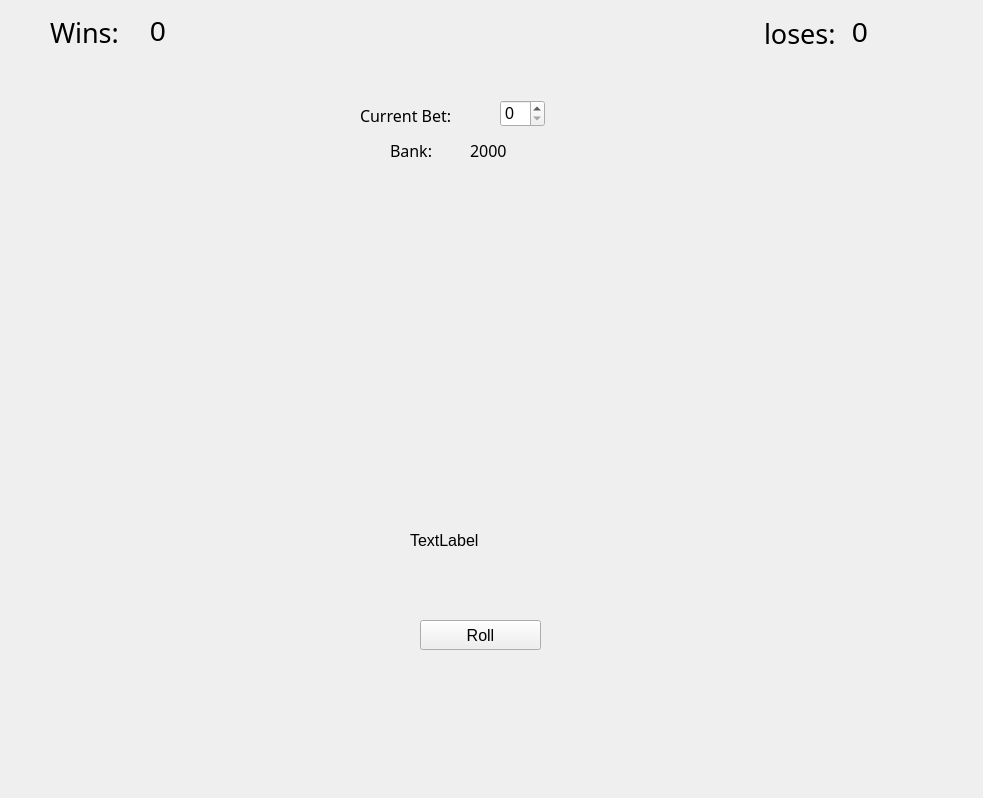
<?xml version="1.0" encoding="UTF-8"?>
<ui version="4.0">
 <class>MainWindow</class>
 <widget class="QMainWindow" name="MainWindow">
  <property name="geometry">
   <rect>
    <x>0</x>
    <y>0</y>
    <width>983</width>
    <height>798</height>
   </rect>
  </property>
  <property name="font">
   <font>
    <pointsize>12</pointsize>
   </font>
  </property>
  <property name="windowTitle">
   <string>MainWindow</string>
  </property>
  <widget class="QWidget" name="centralwidget">
   <widget class="QPushButton" name="rollButton">
    <property name="geometry">
     <rect>
      <x>420</x>
      <y>620</y>
      <width>121</width>
      <height>30</height>
     </rect>
    </property>
    <property name="text">
     <string>Roll</string>
    </property>
    <property name="autoRepeat">
     <bool>false</bool>
    </property>
   </widget>
   <widget class="QLabel" name="die1View">
    <property name="geometry">
     <rect>
      <x>590</x>
      <y>250</y>
      <width>180</width>
      <height>180</height>
     </rect>
    </property>
    <property name="text">
     <string/>
    </property>
    <property name="pixmap">
     <pixmap resource="diceResources.qrc">:/6</pixmap>
    </property>
   </widget>
   <widget class="QLabel" name="die2View">
    <property name="geometry">
     <rect>
      <x>170</x>
      <y>250</y>
      <width>180</width>
      <height>180</height>
     </rect>
    </property>
    <property name="text">
     <string/>
    </property>
    <property name="pixmap">
     <pixmap resource="diceResources.qrc">:/6</pixmap>
    </property>
   </widget>
   <widget class="QLabel" name="label">
    <property name="geometry">
     <rect>
      <x>50</x>
      <y>10</y>
      <width>83</width>
      <height>44</height>
     </rect>
    </property>
    <property name="font">
     <font>
      <family>MV Boli</family>
      <pointsize>20</pointsize>
     </font>
    </property>
    <property name="text">
     <string>Wins:</string>
    </property>
   </widget>
   <widget class="QLabel" name="winsCountUI">
    <property name="geometry">
     <rect>
      <x>150</x>
      <y>10</y>
      <width>19</width>
      <height>42</height>
     </rect>
    </property>
    <property name="font">
     <font>
      <pointsize>21</pointsize>
     </font>
    </property>
    <property name="text">
     <string>0</string>
    </property>
   </widget>
   <widget class="QSpinBox" name="currentBetUI">
    <property name="geometry">
     <rect>
      <x>500</x>
      <y>100</y>
      <width>45</width>
      <height>27</height>
     </rect>
    </property>
   </widget>
   <widget class="QLabel" name="label_2">
    <property name="geometry">
     <rect>
      <x>360</x>
      <y>100</y>
      <width>131</width>
      <height>31</height>
     </rect>
    </property>
    <property name="font">
     <font>
      <family>MV Boli</family>
      <pointsize>12</pointsize>
     </font>
    </property>
    <property name="text">
     <string>Current Bet:</string>
    </property>
   </widget>
   <widget class="QLabel" name="label_3">
    <property name="geometry">
     <rect>
      <x>764</x>
      <y>11</y>
      <width>81</width>
      <height>44</height>
     </rect>
    </property>
    <property name="font">
     <font>
      <family>MV Boli</family>
      <pointsize>20</pointsize>
     </font>
    </property>
    <property name="text">
     <string>loses:</string>
    </property>
   </widget>
   <widget class="QLabel" name="lossCountUI">
    <property name="geometry">
     <rect>
      <x>852</x>
      <y>11</y>
      <width>19</width>
      <height>42</height>
     </rect>
    </property>
    <property name="font">
     <font>
      <pointsize>21</pointsize>
     </font>
    </property>
    <property name="text">
     <string>0</string>
    </property>
   </widget>
   <widget class="QLabel" name="label_4">
    <property name="geometry">
     <rect>
      <x>390</x>
      <y>140</y>
      <width>61</width>
      <height>21</height>
     </rect>
    </property>
    <property name="font">
     <font>
      <family>MV Boli</family>
     </font>
    </property>
    <property name="text">
     <string>Bank:</string>
    </property>
   </widget>
   <widget class="QLabel" name="bankUI">
    <property name="geometry">
     <rect>
      <x>470</x>
      <y>140</y>
      <width>61</width>
      <height>21</height>
     </rect>
    </property>
    <property name="font">
     <font>
      <family>MV Boli</family>
      <pointsize>12</pointsize>
     </font>
    </property>
    <property name="text">
     <string>2000</string>
    </property>
   </widget>
   <widget class="QLabel" name="settlewin">
    <property name="geometry">
     <rect>
      <x>410</x>
      <y>520</y>
      <width>131</width>
      <height>41</height>
     </rect>
    </property>
    <property name="text">
     <string>TextLabel</string>
    </property>
   </widget>
  </widget>
  <widget class="QMenuBar" name="menubar">
   <property name="geometry">
    <rect>
     <x>0</x>
     <y>0</y>
     <width>983</width>
     <height>34</height>
    </rect>
   </property>
  </widget>
 </widget>
 <resources>
  <include location="diceResources.qrc"/>
 </resources>
 <connections/>
</ui>
